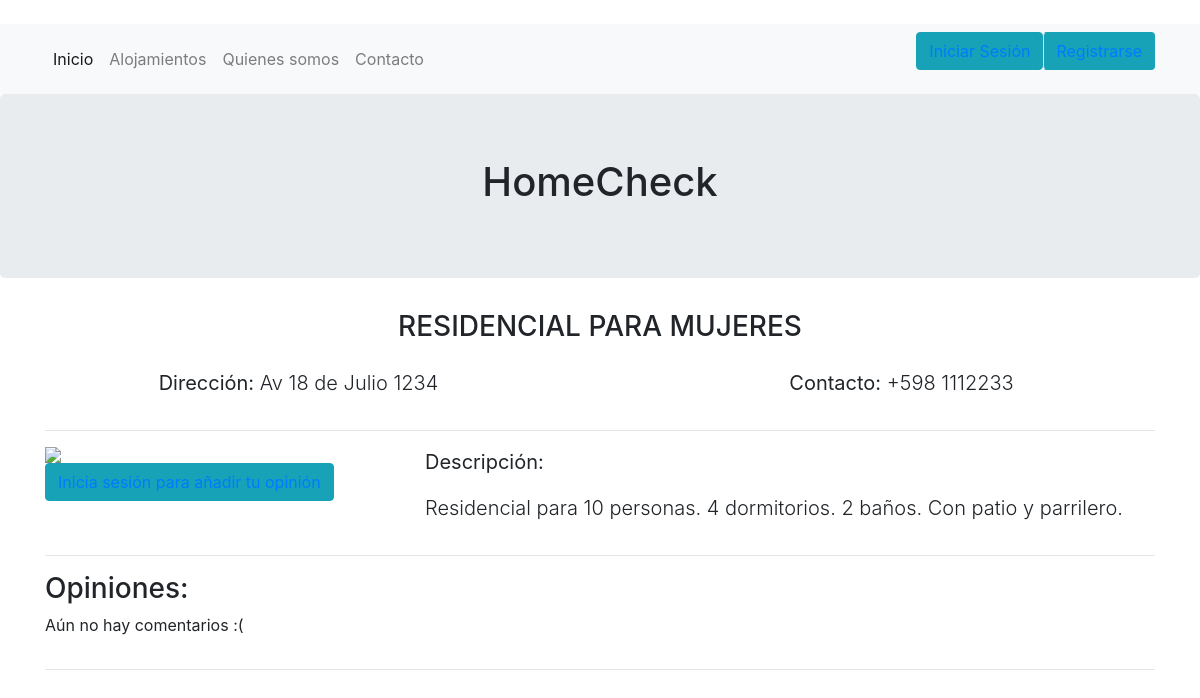
Screenshot of /alojamientos/4/ with the database file from the repository.
### alojamientos/models.py (models this page shows, shortened)
class Alojamiento(models.Model):
    BARRIOS = (
    ('AG', 'Aguada'),
    ('BS', 'Barrio Sur'),
    ('BU', 'Buceo'),
    ('CS', 'Carrasco'),
    ('CT', 'Centro'),
    ('CE', 'Cerro'),
    ('CV', 'Ciudad Vieja'),
    ('CN', 'Cordón'),
    ('CR', 'Capurro'),
    ('LU', 'La Unión'),
    ('MÑ', 'Maroñas'),
    ('PR', 'Parque Rodó'),
    ('PÑ', 'Peñarol'),
    ('PC', 'Pocitos'),
    ('PG', 'Punta Gorda'),
    ('OT', 'Pocitos')
    )
    autor = models.ForeignKey('auth.User', on_delete=models.CASCADE)
    barrio = models.CharField(max_length=2, choices=BARRIOS)
    direccion = models.CharField(max_length=50, default="Sin dirección")
    titulo = models.CharField(max_length=45)
    telefono = models.DecimalField(max_digits=15, decimal_places=0)
    texto = models.TextField()
    fecha_de_creacion = models.DateTimeField(default=timezone.now)
    is_sponsored = models.BooleanField(default=False)

### alojamientos/views.py (the view)
# urls.py: path('<int:pk>/', views.alojamiento_detail, name='alojamiento_detail'),
def alojamiento_detail(request, pk):
    alojamiento = get_object_or_404(Alojamiento, pk=pk)
    return render(request, 'alojamientos/alojamiento_detail.html', {'alojamiento': alojamiento})

### alojamientos/templates/alojamientos/alojamiento_detail.html (shortened to what this page needs)
﻿{% extends 'inicio/base.html' %}
{% block content %}
    <div class="alojamiento-home alojamiento-detail">
        <h3 align=center class=text-uppercase>{{ alojamiento.titulo }}</h3>
        <div class="row mx-md-n5">
            <div class="col px-md-5"><div class="p-3 lead" align="center"><b>Dirección:</b> {{alojamiento.direccion}}</div></div>
            <div class="col px-md-5"><div class="p-3 lead" align="center"><b>Contacto:</b> +598 {{alojamiento.telefono}}</div></div>
        </div>
        <hr>
        <div class="row">
            <div class="col-md-4">
                <img class="img-fluid" src="http://shineit.solutions/blog/alojamiento.png">
                {% if not user.is_authenticated %}
                <form class="form-inline">
                    <button class="btn btn-info" type="button"><a href="/login">Inicia sesión para añadir tu opinión</a></button>
                </form>
                {% endif %}
            </div>
            <div class="col-md-8">
                <p class="lead"><b>Descripción:</b></p>
                <p class="lead">{{ alojamiento.texto|linebreaksbr }}</p>
            </div>
            </div>
    </div>
        <hr>
        <h3>Opiniones:</h3>
        {% for comentario in alojamiento.comentario.all %}
        <div class="comment">
            <div class="alert alert-warning" role="alert">
                <div class="date">
                    <small class="text-muted">
                        {{ comentario.created_date }}
                    </small>
                    {% if comentario.autor == request.user or request.user.is_superuser == 1%}
                    <a class="btn btn-default" href="{% url 'eliminar_comentario' pk=comentario.pk %}">Borrar comentario</a>
                    {% endif %}
                </div>
                <strong>{{ comentario.autor }}</strong>
                <p>{{ comentario.texto|linebreaks }}</p>
            </div>
        </div>
        {% empty %}
        <p>Aún no hay comentarios :(</p>
        {% endfor %}
        {% endblock %}

### rows the page displays
Alojamiento: titulo "RESIDENCIAL PARA MUJERES", direccion "Av 18 de Julio 1234", telefono "1112233", texto "Residencial para 10 personas. 4 dormitorios. 2 baños. Con patio y parrilero."
